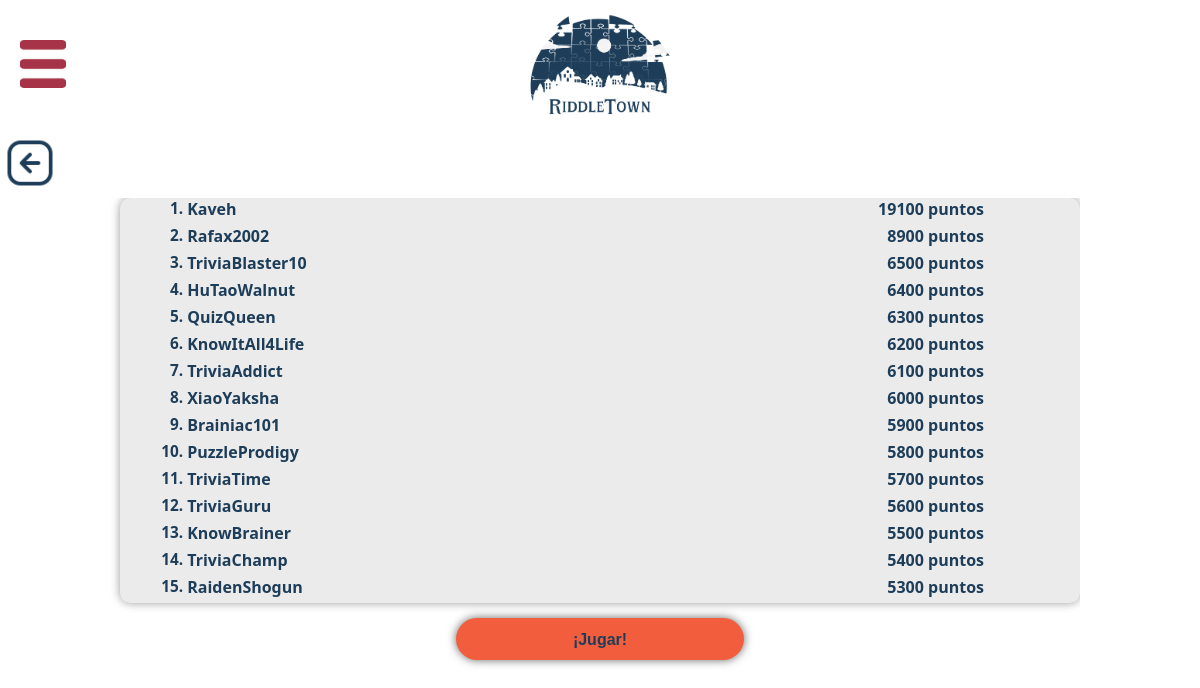
The page /ranking/ on the database its author committed.
### mainapp/models.py (models this page shows, shortened)
class Ranking(models.Model):
    user = models.ForeignKey(User, on_delete=models.CASCADE, primary_key=True)
    score = models.PositiveIntegerField(default=0)
    position = models.PositiveIntegerField(null=True) #Puede calcularse dinámicamente
    last_updated = models.DateTimeField(auto_now=True)
    class Meta:
        ordering = ['-score']
        verbose_name = 'Ranking'
        verbose_name_plural = 'Rankings'

class User (AbstractBaseUser, PermissionsMixin):
    email = models.EmailField(blank=True, default='',unique = True)
    nickname = models.CharField(max_length=55, blank=True, default='')
    country = models.CharField(max_length=55, blank=True, default='')
    estate = models.CharField(max_length=55, blank=True, default='')
    address = models.CharField(max_length=55, blank=True, default='')
    is_active = models.BooleanField(default=True)
    is_superuser = models.BooleanField(default=False)
    is_staff = models.BooleanField(default=False)
    date_joined = models.DateTimeField(default = timezone.now)
    last_login = models.DateTimeField(blank=True, null = True)
    objects = CustomUserManager()
    USERNAME_FIELD = 'email'
    EMAIL_FIELD = 'email'
    REQUIRED_FIELDS = []
    class Meta:
        verbose_name = 'Usuario'
        verbose_name_plural = 'Usuarios'

### mainapp/views.py (the view)
# urls.py: path('ranking/', views.ranking),
def ranking(request):
    ranking = Ranking.objects.order_by('-score').all()[:15]
    context = {
        "ranking" : ranking
    }
    return render(request,'mainapp/ranking.html', context = context)

### mainapp/templates/mainapp/ranking.html (shortened to what this page needs)
{% extends 'base.html' %}
{% load static i18n %}
{% block head %}
    <link rel="stylesheet" href="{% static 'CSS/rankingNoLogged.css' %}"/>
{% endblock %}
{% block content%}
{% include 'back_component.html' %}
<div class="main-content" id="ranking">
    <ol class="ranking">
        {% for place in ranking %}
            <li>
                <div class="namePerson">{{place.user.nickname}}</div>
                <div class="points">{{place.score}} {% trans "puntos" %}</div>
            </li>
        {% endfor %}
    </ol>
    <a href="/categories/">
        {% include 'play_component.html' %}
    </a>
    </div>
{% endblock %}

### mainapp/static/CSS/base.css (style rules this page uses)
body { font-family: system-ui, -apple-system, BlinkMacSystemFont, 'Segoe UI', Roboto, Oxygen, Ubuntu, Cantarell, 'Open Sans', 'Helvetica Neue', sans-serif; margin: 0; padding: 0; display: flex; height: 100vh; width: 100%; background-color: white; }
.main-content { width: calc(100%); color: #1D3D59; padding: 0px; border: 1vw; overflow-y: auto; overflow-x: hidden; }
ol { margin-bottom: 0px; }
.ranking { display: flex; flex-direction: column; font-size: 1.2em; font-weight: 500; margin-left: 7vw; }
.namePerson { display: flex; flex-direction: column; font-size: 1.1em; float: left; }
.points { display: flex; flex-direction: column; font-size: 1.1em; float: right; margin-right: 8vw; }
@media (max-width: 1220px) { div { font-size: 0.9rem; } }
@media (max-width: 1220px) { li { font-size: .8em; } }
@media (max-width: 1220px) { .main-content { margin-left: 0; } }
@media (max-width: 1220px) { .main-content { margin: 0; border: 1vw; width: 100%; padding: 0; } }

### mainapp/static/CSS/rankingNoLogged.css (style rules this page uses)
body { font-family: system-ui, -apple-system, BlinkMacSystemFont, 'Segoe UI', Roboto, Oxygen, Ubuntu, Cantarell, 'Open Sans', 'Helvetica Neue', sans-serif; margin: 0; padding: 0; display: flex; height: 100vh; background-color: white; }
.main-content { margin: 0; border: 1vw; width: 100%; padding: 0; overflow-y: auto; overflow-x: hidden; color: #1D3D59; }
#ranking { width: 80%; padding: 0; padding-left: 10%; }
ol { padding: 0; margin: 0; }
.ranking { width: 93%; padding-left: 7%; background-color: #ebebeb; border-radius: 10px; box-shadow: 0 0 10px rgba(0, 0, 0, 0.4); margin: 0; margin-bottom: 15px; display: flex; flex-direction: column; font-weight: 600; }
.ranking li { margin-bottom: 5px; }
.namePerson { float: left; }
.points { float: right; }
.namePerson { font-size: 1rem; }
.points { font-size: 1rem; }
@media (max-width: 1220px) { a { text-decoration: none; } }

### rows shown on the page
Ranking: user.nickname "Kaveh", score "19100"
Ranking: user.nickname "Rafax2002", score "8900"
Ranking: user.nickname "TriviaBlaster10", score "6500"
Ranking: user.nickname "HuTaoWalnut", score "6400"
Ranking: user.nickname "QuizQueen", score "6300"
Ranking: user.nickname "KnowItAll4Life", score "6200"
Ranking: user.nickname "TriviaAddict", score "6100"
Ranking: user.nickname "XiaoYaksha", score "6000"
Ranking: user.nickname "Brainiac101", score "5900"
Ranking: user.nickname "PuzzleProdigy", score "5800"
Ranking: user.nickname "TriviaTime", score "5700"
Ranking: user.nickname "TriviaGuru", score "5600"
Ranking: user.nickname "KnowBrainer", score "5500"
Ranking: user.nickname "TriviaChamp", score "5400"
Ranking: user.nickname "RaidenShogun", score "5300"
